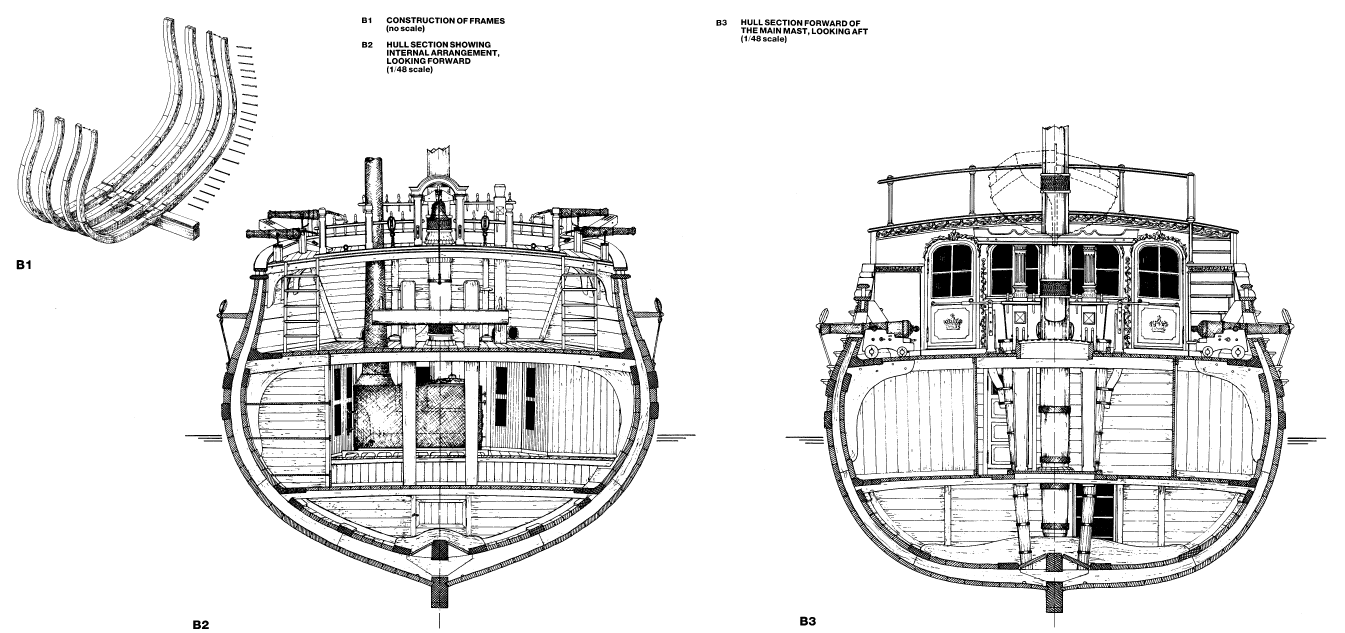
#> input picture royal_caroline/plans/plan_6.png, 5379 x 2532 px, found by its file name (shown at 1/4 size)
$ python b3_inner_line.py
#> lines starting #> are read from the running program, lines starting #| are printed output that depends on the picture; after the words box and inside, x2 and y2 are one past the last pixel; in counts of white or black regions, pixels touching at a corner belong together
# Plan 6 B3 (hull section fwd of main mast): inner (upper) and outer (lower) edge of the frame floor band near the keel, 2D, scale from the keel width (5.3 mm = 67 px)
import json,numpy as np
from PIL import Image
from scipy.ndimage import uniform_filter1d
import matplotlib; matplotlib.use('Agg'); import matplotlib.pyplot as plt
Image.MAX_IMAGE_PIXELS=None
im=Image.open('plans/plan_6.png'); g=(255-np.array(im.convert('L')).astype(float))>90
#> further down, im is the input picture: PIL image 5379x2532 RGB; 89.5% white; 5361 black regions (4308 under 20 px), largest, box (x1, y1, x2, y2) and area: (866, 580, 2657, 2433) 582404, (3263, 496, 5178, 2510) 579881, (70, 69, 948, 974) 84046
#> after `g = 255 - np.array(im.convert('L')).astype(float) > 90`:
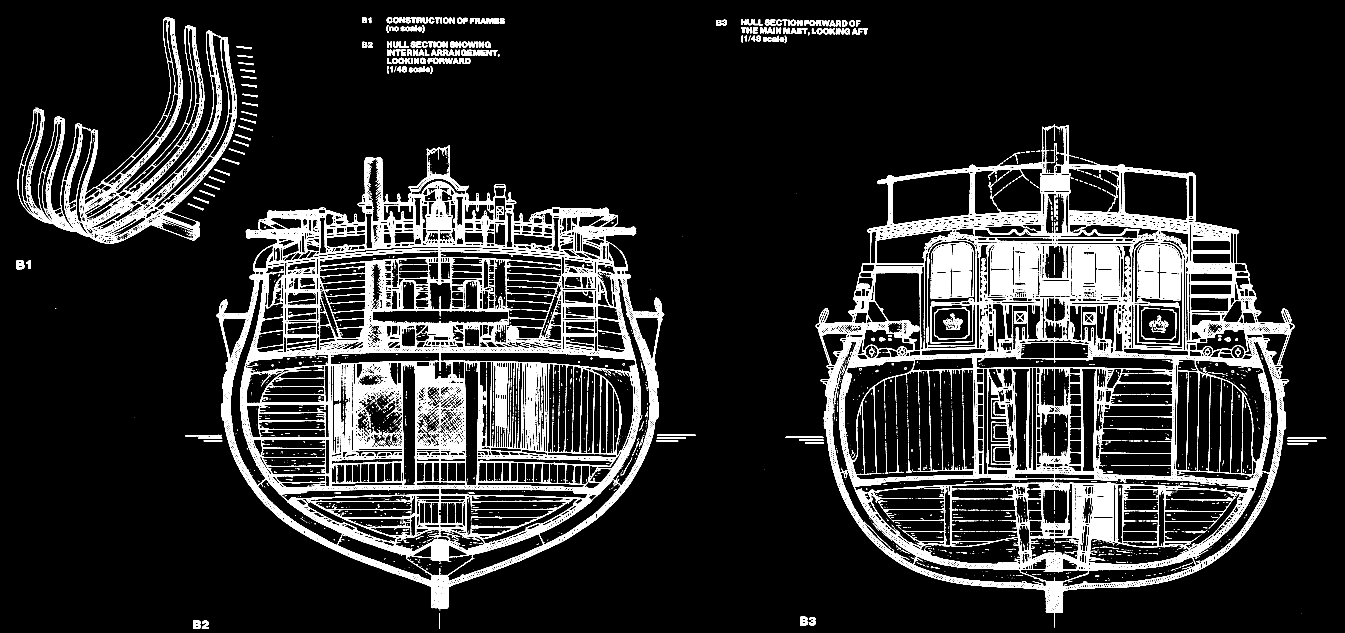
#> g: shape (2532, 5379) bool (shown at 1/4 size); 10.5% white; 5361 white regions (4308 under 20 px), largest, box (x1, y1, x2, y2) and area: (866, 580, 2657, 2433) 582404, (3263, 496, 5178, 2510) 579881, (70, 69, 948, 974) 84046
K=5.3/67.0; cx=4217.5; ZK=2325.0      # Z measured from the keel top (row 2325), up positive
def runs_at(x):
    col=g[2150:2480,x-3:x+4].mean(1); d=uniform_filter1d(col,9); idx=np.where(d>0.30)[0]
    return [(2150+int(r[0]),2150+int(r[-1])) for r in (np.split(idx,np.where(np.diff(idx)>3)[0]+1) if len(idx) else []) if len(r)>=12]
IN=[];OUT=[]
for Y in (6,10,14,18,22,26,30,34,38,42):
    x=int(round(cx+Y/K)); r=[q for q in runs_at(x) if q[0]>2225 and q[1]<2370]
    # inner = bottom edge of the upper band; below Y=14 the band is the straight line at row 2280 under the keelson ceiling
    IN.append((x,2280 if Y<14 else r[0][1]))
    if len(r)>=2: OUT.append((x,r[1][0]))
    elif Y>=14 and len(r)==1 and r[0][0]>2300: OUT.append((x,r[0][0]))
#> this loop made 10 passes
#> r on passes 1 to 10: [(2230, 2254), (2339, 2359)], [(2249, 2282), (2325, 2355)], [(2251, 2281)], [(2254, 2281), (2329, 2353)], [(2254, 2278), (2326, 2350)], [(2255, 2277), (2322, 2347)], [(2249, 2273), (2315, 2339)], [(2242, 2267), (2306, 2330)], [(2229, 2254), (2293, 2318)], [(2277, 2301)]
#> after the loop, IN = [(4293, 2280), (4344, 2280), (4394, 2281), (4445, 2281), (4496, 2278), (4546, 2277), (4597, 2273), (4647, 2267), (4698, 2254), (4748, 2301)]; OUT = [(4293, 2339), (4344, 2325), (4445, 2329), (4496, 2326), (4546, 2322), (4597, 2315), (4647, 2306), (4698, 2293)]
IN=IN[:-1]; IN=np.array(IN,float); OUT=np.array(OUT,float)
#> after `IN = IN[:-1]`: IN = [(4293, 2280), (4344, 2280), (4394, 2281), (4445, 2281), (4496, 2278), (4546, 2277), (4597, 2273), (4647, 2267), (4698, 2254)]
#> after `IN = np.array(IN, float)`: IN = [[4293, 2280], [4344, 2280], [4394, 2281], [4445, 2281], [4496, 2278], [4546, 2277], [4597, 2273], [4647, 2267], [4698, 2254]]
#> after `OUT = np.array(OUT, float)`: OUT = [[4293, 2339], [4344, 2325], [4445, 2329], [4496, 2326], [4546, 2322], [4597, 2315], [4647, 2306], [4698, 2293]]
mm=lambda a:np.c_[(a[:,0]-cx)*K,(ZK-a[:,1])*K]
pi,po=mm(IN),mm(OUT)
#> pi = [[5.97, 3.56], [10.01, 3.56], [13.96, 3.48], [18, 3.48], [22.03, 3.72], [25.99, 3.8], [30.02, 4.11], [33.98, 4.59], [38.01, 5.62]]; po = [[5.97, -1.11], [10.01, 0], [18, -0.316], [22.03, -0.0791], [25.99, 0.237], [30.02, 0.791], [33.98, 1.5], [38.01, 2.53]]
json.dump(dict(inner_YZ_from_keel_top=pi.round(2).tolist(),outer_YZ_from_keel_top=po.round(2).tolist(),note='Z relative to keel top; Y from centreline; scale 0.0791 mm/px from keel width'),open('data/b3_inner_line.json','w'))
box=(4000,2150,4900,2420); c=np.array(im.convert('RGB').crop(box))
#> after `c = np.array(im.convert('RGB').crop(box))`:
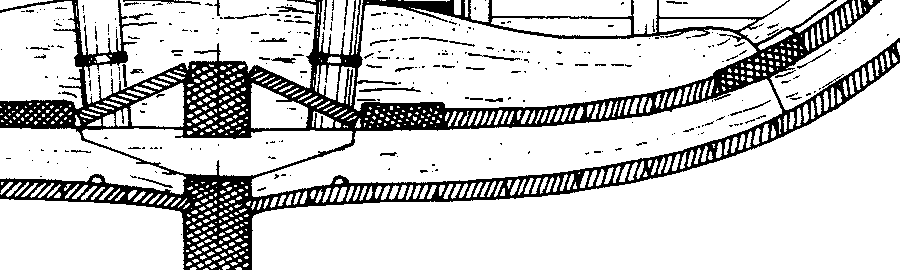
#> c: shape (270, 900, 3); 81.1% white; 304 black regions (252 under 20 px), largest, box (x1, y1, x2, y2) and area: (0, 0, 900, 270) 42447, (359, 87, 421, 92) 141, (123, 0, 201, 5) 127
fig,ax=plt.subplots(figsize=(17,5.4),dpi=90); ax.imshow(c,extent=(box[0],box[2],box[3],box[1]))
for P,col,nm in ((IN,'r','inner'),(OUT,'b','outer')):
    ax.plot(P[:,0],P[:,1],'o',mfc='none',mec=col,ms=6)
    for i,(a,b) in enumerate(P): ax.text(a,b-12 if col=='r' else b+22,'%d'%(i+1),color=col,fontsize=9,ha='center')
#> this loop made 2 passes
#> (col, nm) on passes 1 to 2: ('r', 'inner'), ('b', 'outer')
ax.axhline(2287,color='g',lw=.6); ax.text(4005,2283,'keelson bottom (row 2287)',color='g',fontsize=8); ax.axhline(2325,color='g',lw=.6); ax.text(4005,2321,'keel top (row 2325)',color='g',fontsize=8)
ax.set_xlim(box[0],box[2]); ax.set_ylim(box[3],box[1]); ax.axis('off'); fig.savefig('qa/b3_inner_line.png',bbox_inches='tight')
#> after `ax.set_xlim(box[0], box[2])`:
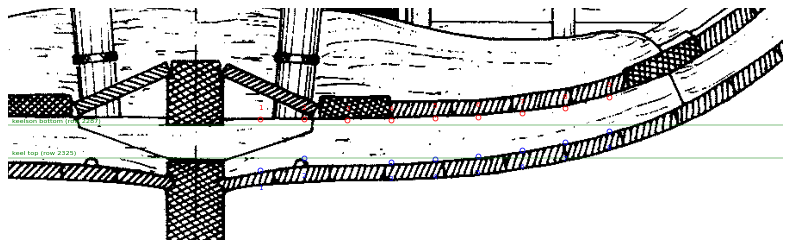
#> figure drawn by matplotlib, 1 panel
print(len(IN)); print('inner',pi.round(1).tolist()); print('outer',po.round(1).tolist())
#| 9
#| inner [[6.0, 3.6], [10.0, 3.6], [14.0, 3.5], [18.0, 3.5], [22.0, 3.7], [26.0, 3.8], [30.0, 4.1], [34.0, 4.6], [38.0, 5.6]]
#| outer [[6.0, -1.1], [10.0, 0.0], [18.0, -0.3], [22.0, -0.1], [26.0, 0.2], [30.0, 0.8], [34.0, 1.5], [38.0, 2.5]]
